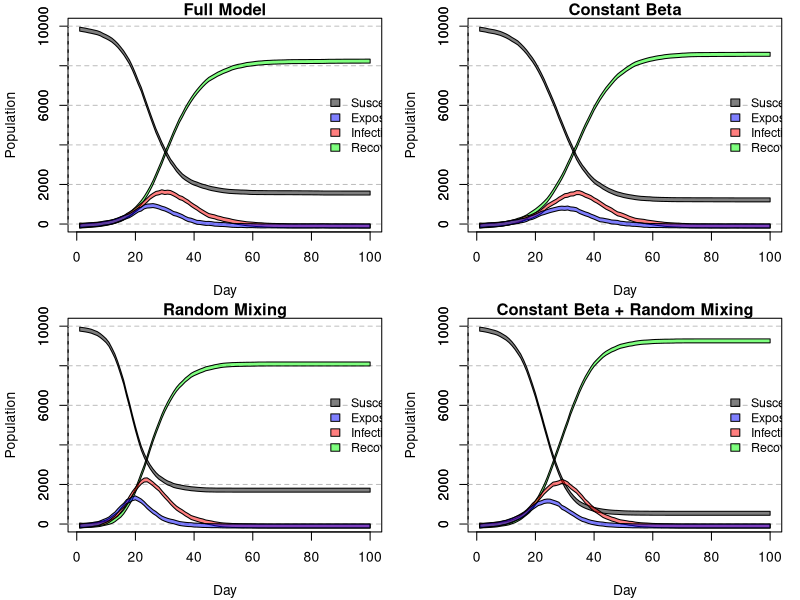

Source code (R):
### Naoise Daly s2848034, Todd House s2809867, Cordelia Bryant s2798199 ###

# Todd worked primarily on get.link and nseir, improving logic
# Naoise built much of the main code structure
# Cordelia built the core plotting functionality
# We all collectively debugged, reviewed each others sections, and made improvements

prob_of_link <- function(i, j, b, n_c ){
  ## the probability of person i and person j being regular contacts
  # b is  the vector beta, the sociability parameters for each person in
  # the population
  # i, j is the indices of person i and person j in beta
  # n_c mean number of contacts per person
  # it is assumed that i, j are not in the same household
  # this code assumes i holds a single value, whereas j can be of arbitrary
  # length
  n = length(b)#size of the population
  top = n_c*b[i]*b[j]
  bottom =  (n-1)*(mean(b)^2)
  top/bottom #this is the probability calculated
}

get_net <- function(beta, nc=15){
  # Randomly create a regular contact network based off of the sociability
  # of each person.
  # beta stores the sociability values for each person
  # nc is the average number of contacts per person
  #
  # returns a list, network, where network[i] contains the indices
  # of the people i is a regular contact with
  #
  # go through each person and randomly create contacts with other people
  # but we do not consider creating a contact between j and i if we already
  # considered creating a contact between i and j - this would double the 
  # chance of a contact
  
  n <- length(beta) #size of the population
  network <- vector("list",n)
  
  #i only considers the indices greater than i
  #this avoids both i and j considering i<->j 
  for (i in 1:(n-1)){
    #omit people that already considered creating a link with i
    potential_contacts = (i+1):n
    #omit members of the same household, taking h from outside environment
    same_household = which(h == h[i])
    potential_contacts = potential_contacts[
      !(potential_contacts %in% same_household) ]
    #get the chance of contact between i and the potentials
    #using their sociability rating
    chance_of_contact = prob_of_link(i, potential_contacts, beta, nc)
    #then flip a coin with that probability to decide a contact
    u <- runif(length(potential_contacts))
    contacts = potential_contacts[ u < chance_of_contact ]
    network[[i]] <- c( network[[i]], contacts  )
    # add person i into all of its contacts' contacts
    network[contacts] <- lapply(network[contacts], function(x) c(x, i) )
  }
  return( network )
}

nseir <- function(beta,h,alink,alpha=c(.1,.01,.01),delta=.2
                  ,gamma=.4,nc=15, nt = 100,pinf = .005){
  
  #This function simulates the progression of a disease through a population.
  #People can be in either the Susceptible, Exposed, Infected, or Recovered states
  #Each day of the simulation, the model assesses the probability of an infectious
  #person infecting susceptible people and moves them into the exposed state. Every day
  #there is a chance for an exposed person to become infectious and for infectious
  #to become recovered. The model stores the total number of people in the population
  #every day in each state for analysis. The model begins with a specified probability
  #of being infected for each person at the very beginning and can be modified.
  
  #beta stores the sociability values for each person
  #h is the vector of every person by household
  #alink is the social contact network produced by get.net
  #alpha is a vector of 3 infectiousness modifying constants.
  #in order they modify household infection, social network, and random mixing.
  #delta is the daily probability of moving from the infectious state to recovered
  #gamma is the daily probability of moving from the exposed state to infectious
  #nc is the mean number of contacts per person
  #nt is the number of days of the simulation
  #pinf is the probability of being infectious at the beginning of the model
  n = length(beta) #size of population
  #record the number of people in each state each day
  S <- E <- I <- R <- rep(0, nt)
  pop <- rep(0,n)
  # a random pinf proportion of the population start as infected,
  # the remainder are susceptible
  # if no-one starts out infected, this is a worthless simulation
  #so we hardcode at least one infection
  pop[sample(n, size = max(1, floor(n*pinf))) ] <- 2
  #record the first day
  S[1] <- sum(pop==0); I[1] <- sum(pop==2)
  # 
  a_h <- alpha[1]; a_c <- alpha[2]; a_r <- alpha[3] 
  for (day in 2:nt){
    u <- runif(n)
    
    pop[ pop==2&u<delta ] <- 3 # I -> R
    pop[ pop==1&u<gamma ] <- 2 # E -> I
    currently_S <- which(pop==0); n_S <- length(currently_S)
    for (infected in which(pop == 2)){
      u<- runif(n_S)
      #infects a susceptible person through random mixing
      pop[currently_S][ u<a_r*prob_of_link(infected, currently_S, beta, nc) ] <- 1
      #infects a susceptible member of their household
      pop[currently_S][ h[currently_S]==h[infected] & u<a_h ] <- 1
      #infects a susceptible regular contact
      pop[currently_S][ currently_S %in% alink[[infected]] & u<a_c ] <- 1
    }
    #record today's counts
    S[day] <- sum(pop==0); E[day] <- sum(pop==1)
    I[day] <- sum(pop==2); R[day] <- sum(pop==3)
  }
  return(list(S=S,E=E,I=I,R=R, t=1:nt))
}


n =10000; h_max = 5;beta <- runif(n); beta2 <- runif(n); beta3 <- rep(mean(beta2), n)
h = rep(1:n, times = sample(1:h_max, n, replace =TRUE))[1:n]
system.time( network <- get_net(beta)  )


system.time(full_model <- nseir(beta, h, network ) ) 
system.time(ran_mix <- nseir(beta2, h,alpha=c(0,0,.04), network ) ) 
system.time(con_beta <- nseir(beta3, h, network ) ) 
system.time(con_beta_ran_mix <- nseir(beta3, h,alpha=c(0,0,.04), network ) ) 


plot_pop_change <- function(simu_upper, simu_lower, pop_size, title){
  
  days = simu_upper$t
  plot(NA,NA,
       xlim=range(days),
       ylim = c(0,pop_size),
       type = "n", xlab = "Day", ylab = "Population",
       main = title
       #must put in a title
  )
  axis(2, tck = 1, lty = 2, col = "gray")
  colours <-  c(rgb(0, 0, 0, 0.5), rgb(0, 0, 1, 0.5),
                 rgb(1, 0, 0, 0.5), rgb(0, 1, 0, 0.5))
  #need to lower intensity/hue/strength of colours to see overlaps
  states <- c("S", "E", "I", "R")
  #doing them in different order as i want E and R on top
  for (state in states[c(4,1,3,2)] ){
    polygon(
      x = c(days, rev(days)),
      y = c(simu_lower[[state]], rev(simu_upper[[state]]) ),
      col = colours[state==states]
    )
  }
  legend("left", x=max(days), y = n/2,
         legend = c("Susceptible", "Exposed", "Infectious", "Recovered"),
         cex=.9, xjust = .5, yjust = .5,
         fill = colours,
         bty = "n"
  )
}

# until we create the confidence bands lets just reuse existing data
par(mfcol=c(2,2),mar=c(4.1,4.1,1.1,1.1))
plot_pop_change(full_model, lapply(full_model, function(x) x - 200), n, "Full Model")
plot_pop_change(ran_mix, lapply(ran_mix, function(x) x - 200), n, "Random Mixing")
plot_pop_change(con_beta, lapply(con_beta, function(x) x - 200), n, "Constant Beta")
plot_pop_change(con_beta_ran_mix, lapply(con_beta_ran_mix, function(x) x - 200), n, "Constant Beta + Random Mixing")


#The apparent effect of the household and network structure seems to be to smooth out
#the speed and intensity in which the disease propagates through the population.
#However, this could reasonably be attributed to the higher value for random mixing
#The relative size of people's households (at hmax=5) and networks (at nc=15)
#is a much smaller subset of the population that possible in random mixing.
#As a result, these social groups, despite higher infectiousness don't play as much
#of a role as the random mixing. Therefore when random mixing is made more infectious
#the disease is more aggressive, spikes higher and earlier than those that have
#these social networks considered and infectiousness broken up more across the three.
